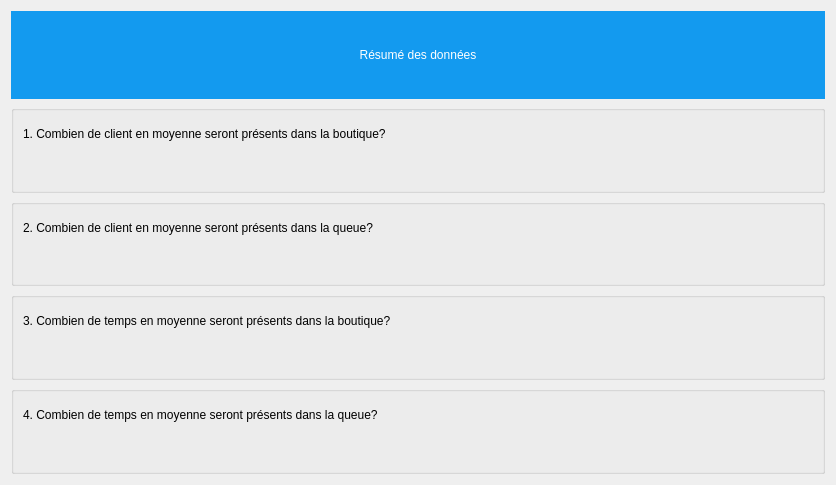
<?xml version="1.0" encoding="UTF-8"?>
<ui version="4.0">
 <class>DialogResume</class>
 <widget class="QDialog" name="DialogResume">
  <property name="enabled">
   <bool>true</bool>
  </property>
  <property name="geometry">
   <rect>
    <x>0</x>
    <y>0</y>
    <width>836</width>
    <height>485</height>
   </rect>
  </property>
  <property name="windowTitle">
   <string>Dialog</string>
  </property>
  <property name="accessibleName">
   <string/>
  </property>
  <property name="sizeGripEnabled">
   <bool>false</bool>
  </property>
  <layout class="QGridLayout" name="gridLayout">
   <item row="0" column="0">
    <widget class="QLabel" name="label_title">
     <property name="enabled">
      <bool>true</bool>
     </property>
     <property name="styleSheet">
      <string notr="true">color: rgb(255, 255, 255);
background-color: rgb(19, 154, 239);
</string>
     </property>
     <property name="text">
      <string>Résumé des données</string>
     </property>
     <property name="alignment">
      <set>Qt::AlignCenter</set>
     </property>
    </widget>
   </item>
   <item row="1" column="0">
    <widget class="QGroupBox" name="groupBox">
     <property name="title">
      <string/>
     </property>
     <layout class="QGridLayout" name="gridLayout_2" columnstretch="1,0">
      <item row="0" column="0">
       <widget class="QLabel" name="label_q1">
        <property name="inputMethodHints">
         <set>Qt::ImhNone</set>
        </property>
        <property name="text">
         <string>1. Combien de client en moyenne seront présents dans la boutique?</string>
        </property>
        <property name="textFormat">
         <enum>Qt::PlainText</enum>
        </property>
        <property name="wordWrap">
         <bool>true</bool>
        </property>
       </widget>
      </item>
      <item row="0" column="1">
       <widget class="QLabel" name="label_q1_answer">
        <property name="text">
         <string/>
        </property>
       </widget>
      </item>
      <item row="1" column="0" colspan="2">
       <widget class="QLabel" name="label_q1_explain">
        <property name="font">
         <font>
          <pointsize>10</pointsize>
         </font>
        </property>
        <property name="text">
         <string/>
        </property>
       </widget>
      </item>
     </layout>
    </widget>
   </item>
   <item row="2" column="0">
    <widget class="QGroupBox" name="groupBox_2">
     <property name="title">
      <string/>
     </property>
     <layout class="QGridLayout" name="gridLayout_3" columnstretch="1,0">
      <item row="0" column="0">
       <widget class="QLabel" name="label_q2">
        <property name="inputMethodHints">
         <set>Qt::ImhNone</set>
        </property>
        <property name="text">
         <string>2. Combien de client en moyenne seront présents dans la queue?</string>
        </property>
        <property name="textFormat">
         <enum>Qt::PlainText</enum>
        </property>
        <property name="wordWrap">
         <bool>true</bool>
        </property>
       </widget>
      </item>
      <item row="0" column="1">
       <widget class="QLabel" name="label_q2_answer">
        <property name="text">
         <string/>
        </property>
       </widget>
      </item>
      <item row="1" column="0" colspan="2">
       <widget class="QLabel" name="label_q2_explain">
        <property name="font">
         <font>
          <pointsize>10</pointsize>
         </font>
        </property>
        <property name="text">
         <string/>
        </property>
       </widget>
      </item>
     </layout>
    </widget>
   </item>
   <item row="3" column="0">
    <widget class="QGroupBox" name="groupBox_3">
     <property name="title">
      <string/>
     </property>
     <layout class="QGridLayout" name="gridLayout_4" columnstretch="1,0">
      <item row="0" column="0">
       <widget class="QLabel" name="label_q3">
        <property name="inputMethodHints">
         <set>Qt::ImhNone</set>
        </property>
        <property name="text">
         <string>3. Combien de temps en moyenne seront présents dans la boutique?</string>
        </property>
        <property name="textFormat">
         <enum>Qt::RichText</enum>
        </property>
        <property name="wordWrap">
         <bool>true</bool>
        </property>
       </widget>
      </item>
      <item row="0" column="1">
       <widget class="QLabel" name="label_q3_answer">
        <property name="text">
         <string/>
        </property>
       </widget>
      </item>
      <item row="1" column="0" colspan="2">
       <widget class="QLabel" name="label_q3_explain">
        <property name="font">
         <font>
          <pointsize>10</pointsize>
         </font>
        </property>
        <property name="text">
         <string/>
        </property>
       </widget>
      </item>
     </layout>
    </widget>
   </item>
   <item row="4" column="0">
    <widget class="QGroupBox" name="groupBox_4">
     <property name="title">
      <string/>
     </property>
     <layout class="QGridLayout" name="gridLayout_5" columnstretch="1,0">
      <item row="0" column="0">
       <widget class="QLabel" name="label_q4">
        <property name="inputMethodHints">
         <set>Qt::ImhNone</set>
        </property>
        <property name="text">
         <string>4. Combien de temps en moyenne seront présents dans la queue?</string>
        </property>
        <property name="textFormat">
         <enum>Qt::RichText</enum>
        </property>
        <property name="wordWrap">
         <bool>true</bool>
        </property>
       </widget>
      </item>
      <item row="0" column="1">
       <widget class="QLabel" name="label_q4_answer">
        <property name="text">
         <string/>
        </property>
       </widget>
      </item>
      <item row="1" column="0" colspan="2">
       <widget class="QLabel" name="label_q4_explain">
        <property name="font">
         <font>
          <pointsize>10</pointsize>
         </font>
        </property>
        <property name="text">
         <string/>
        </property>
       </widget>
      </item>
     </layout>
    </widget>
   </item>
  </layout>
 </widget>
 <resources/>
 <connections/>
</ui>
